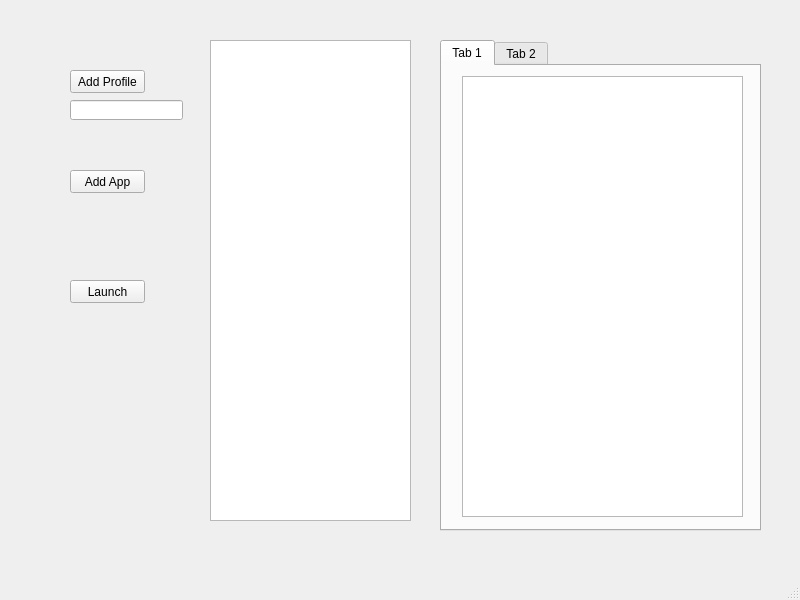
<?xml version="1.0" encoding="UTF-8"?>
<ui version="4.0">
 <class>MainWindow</class>
 <widget class="QMainWindow" name="MainWindow">
  <property name="geometry">
   <rect>
    <x>0</x>
    <y>0</y>
    <width>800</width>
    <height>600</height>
   </rect>
  </property>
  <property name="windowTitle">
   <string>MainWindow</string>
  </property>
  <widget class="QWidget" name="centralwidget">
   <widget class="QPushButton" name="proButton">
    <property name="geometry">
     <rect>
      <x>70</x>
      <y>70</y>
      <width>75</width>
      <height>23</height>
     </rect>
    </property>
    <property name="text">
     <string>Add Profile</string>
    </property>
   </widget>
   <widget class="QPushButton" name="appButton">
    <property name="geometry">
     <rect>
      <x>70</x>
      <y>170</y>
      <width>75</width>
      <height>23</height>
     </rect>
    </property>
    <property name="text">
     <string>Add App</string>
    </property>
   </widget>
   <widget class="QPushButton" name="launchButton">
    <property name="geometry">
     <rect>
      <x>70</x>
      <y>280</y>
      <width>75</width>
      <height>23</height>
     </rect>
    </property>
    <property name="text">
     <string>Launch</string>
    </property>
   </widget>
   <widget class="QLineEdit" name="proNameEdit">
    <property name="geometry">
     <rect>
      <x>70</x>
      <y>100</y>
      <width>113</width>
      <height>20</height>
     </rect>
    </property>
   </widget>
   <widget class="QListWidget" name="seperate_listWidget">
    <property name="geometry">
     <rect>
      <x>210</x>
      <y>40</y>
      <width>201</width>
      <height>481</height>
     </rect>
    </property>
   </widget>
   <widget class="QTabWidget" name="tabWidget">
    <property name="geometry">
     <rect>
      <x>440</x>
      <y>40</y>
      <width>321</width>
      <height>491</height>
     </rect>
    </property>
    <property name="currentIndex">
     <number>0</number>
    </property>
    <widget class="QWidget" name="tab">
     <attribute name="title">
      <string>Tab 1</string>
     </attribute>
     <widget class="QListWidget" name="tab1_listWidget">
      <property name="geometry">
       <rect>
        <x>20</x>
        <y>10</y>
        <width>281</width>
        <height>441</height>
       </rect>
      </property>
     </widget>
    </widget>
    <widget class="QWidget" name="tab_2">
     <attribute name="title">
      <string>Tab 2</string>
     </attribute>
     <widget class="QListWidget" name="tab2_listWidget">
      <property name="geometry">
       <rect>
        <x>20</x>
        <y>10</y>
        <width>281</width>
        <height>441</height>
       </rect>
      </property>
     </widget>
    </widget>
   </widget>
  </widget>
  <widget class="QMenuBar" name="menubar">
   <property name="geometry">
    <rect>
     <x>0</x>
     <y>0</y>
     <width>800</width>
     <height>21</height>
    </rect>
   </property>
  </widget>
  <widget class="QStatusBar" name="statusbar"/>
 </widget>
 <resources/>
 <connections/>
</ui>
